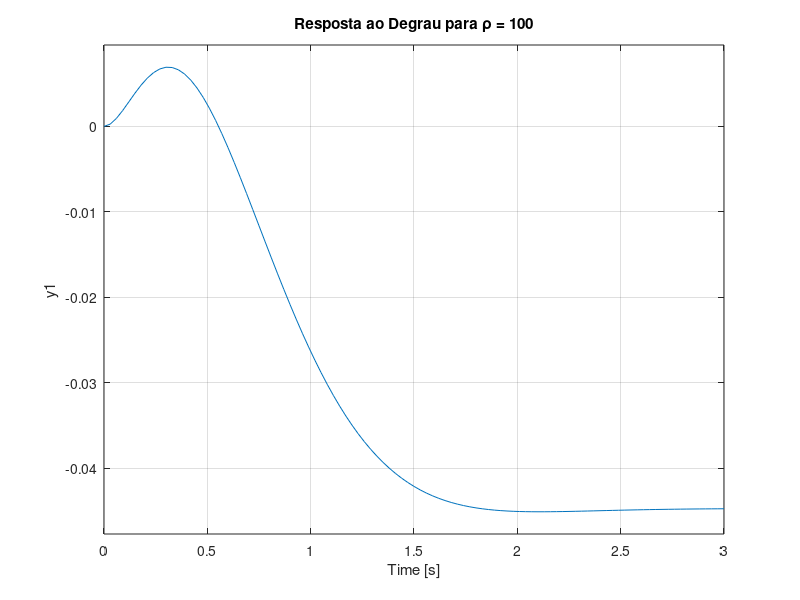
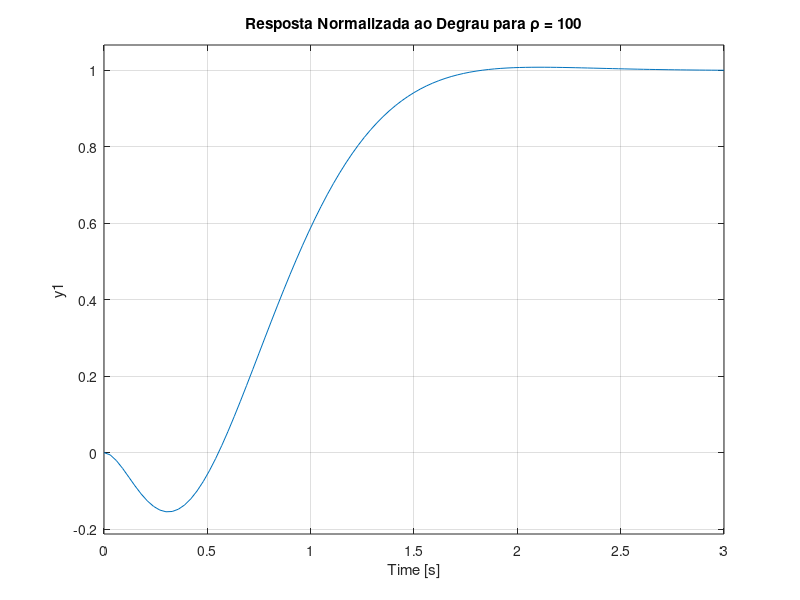
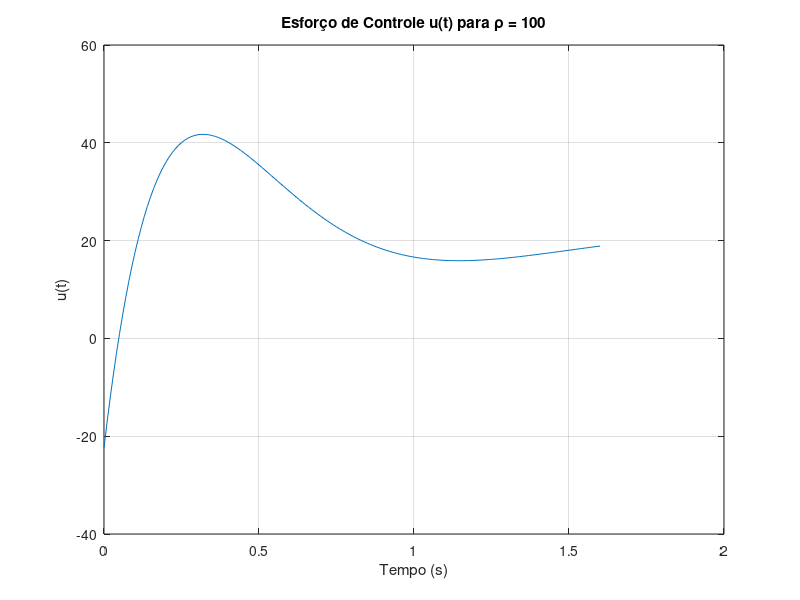

MATLAB code for these plots, in order:
clc; close all; clear all;

% seguindo passo a passo dado em exercício de aula

% Parâmetros do sistema
mc = 1.5; % massa do carrinho
mp = 0.5; % massa do pêndulo
g = 9.82; % gravidade
L = 1;    % comprimento do pêndulo
d1 = 1e-2;  % amortecimento do deslocamento do carrinho
d2 = 1e-2; % amortecimento da junta

% Matrizes do modelo linearizado
A = [0,   0,   1,    0;
     0,   0,   0,    1;
     0,   g*mp/mc,   -d1/mc, -d2/(L*mc);
     0,   g*(mc+mp)/(L*mc),  -d1/(L*mc), -d2*(mc+mp)/(L^2*mc*mp)];

B = [0; 0; 1/mc;  1/(L*mc)];

C = [1, 0, 0, 0]; 
D = 0;

% Definindo o peso em Q(1,1)
rho = 500; 
Q = diag([rho, 0, 0, 0]); 
R = 1;

% Calculando o controlador LQR
[K, P] = lqr(A, B, Q, R)
Ac = A - B * K;

% Resposta ao degrau
figure(1);
step(ss(Ac, B, C, D)); grid on;
title('Resposta ao Degrau para \rho = 100');

% Correção para regime permanente
rss = 1;
A_ = [A, B; C, 0];
xu = A_ \ [0; 0; 0; 0; 1];
xss = xu(1:4);
uss = xu(5);
Nx = xss / rss;
Nu = uss / rss;
N_ = Nu + K * Nx

% Resposta normalizada ao degrau
figure(2);
step(ss(Ac, N_ * B, C, D)); grid on;
title('Resposta Normalizada ao Degrau para \rho = 100');

% Esforço de controle
t = 0:0.01:1.6;
r = 2 * ones(size(t)); 
[y, t, x] = lsim(ss(Ac, N_ * B, C, D), r, t);
u = N_ * rss - K * x'; 

figure(3);
plot(t, u); grid on;
title('Esforço de Controle u(t) para \rho = 100');
xlabel('Tempo (s)');
ylabel('u(t)');
